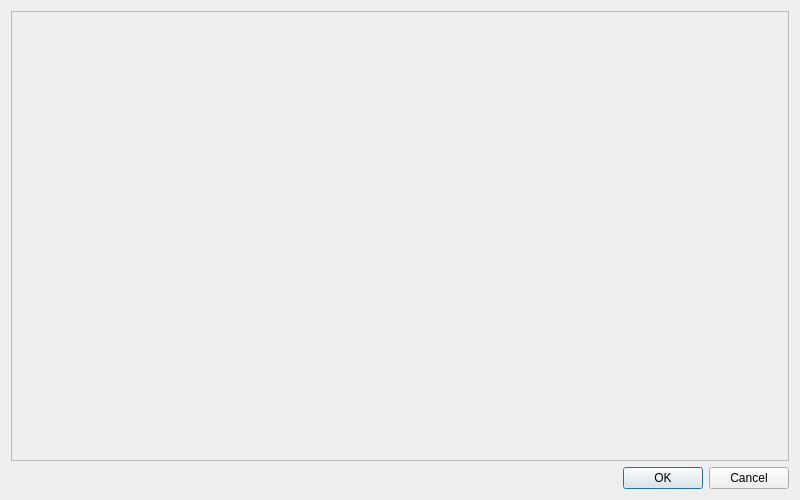
<?xml version="1.0" encoding="UTF-8"?>
<ui version="4.0">
 <class>PacsSettingsDialog</class>
 <widget class="QDialog" name="PacsSettingsDialog">
  <property name="geometry">
   <rect>
    <x>0</x>
    <y>0</y>
    <width>800</width>
    <height>500</height>
   </rect>
  </property>
  <property name="windowTitle">
   <string>PACS Server Settings</string>
  </property>
  <layout class="QVBoxLayout" name="verticalLayout">
   <item>
    <widget class="QFrame" name="frame">
     <property name="frameShape">
      <enum>QFrame::StyledPanel</enum>
     </property>
     <property name="frameShadow">
      <enum>QFrame::Raised</enum>
     </property>
    </widget>
   </item>
   <item>
    <widget class="QDialogButtonBox" name="buttonBox">
     <property name="orientation">
      <enum>Qt::Horizontal</enum>
     </property>
     <property name="standardButtons">
      <set>QDialogButtonBox::Cancel|QDialogButtonBox::Ok</set>
     </property>
    </widget>
   </item>
  </layout>
 </widget>
 <resources/>
 <connections>
  <connection>
   <sender>buttonBox</sender>
   <signal>accepted()</signal>
   <receiver>PacsSettingsDialog</receiver>
   <slot>accept()</slot>
   <hints>
    <hint type="sourcelabel">
     <x>248</x>
     <y>254</y>
    </hint>
    <hint type="destinationlabel">
     <x>157</x>
     <y>274</y>
    </hint>
   </hints>
  </connection>
  <connection>
   <sender>buttonBox</sender>
   <signal>rejected()</signal>
   <receiver>PacsSettingsDialog</receiver>
   <slot>reject()</slot>
   <hints>
    <hint type="sourcelabel">
     <x>316</x>
     <y>260</y>
    </hint>
    <hint type="destinationlabel">
     <x>286</x>
     <y>274</y>
    </hint>
   </hints>
  </connection>
 </connections>
</ui>
